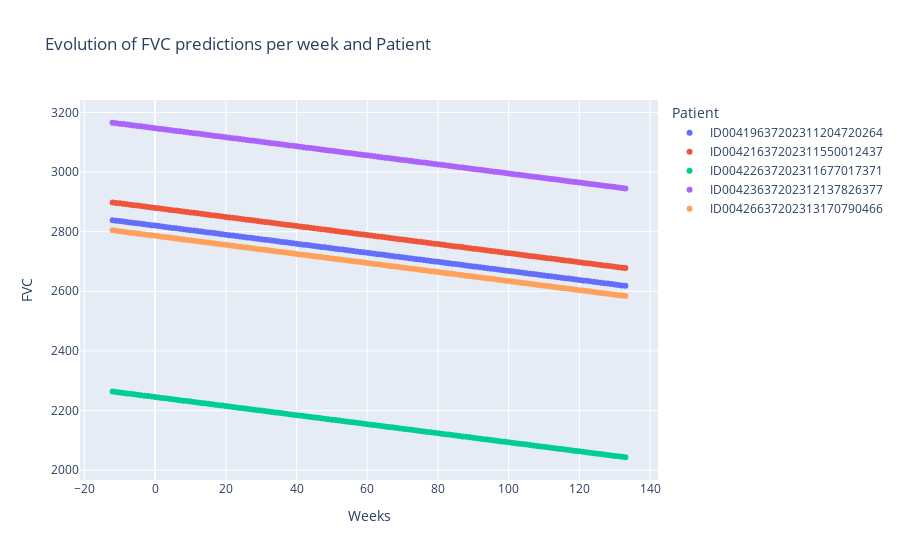
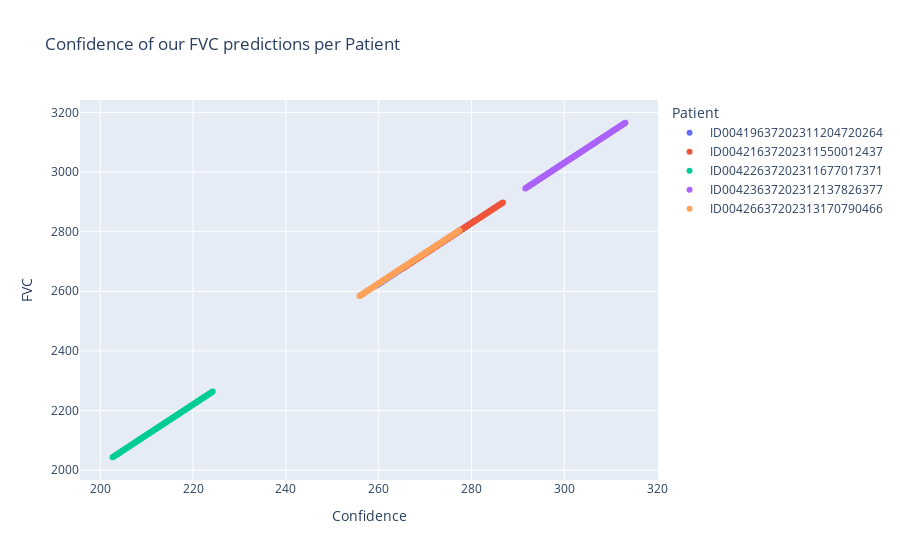

Write notebook code for charts like these, in order.
### Code cell
def plot_results(results_df):
    plot_results_df = results_df.copy()
    # remove the duplicate as a consequence of using test.csv and sample_submission.csv
    plot_results_df = plot_results_df.drop_duplicates()
    plot_results_df['Weeks'] = plot_results_df['Patient_Week'].apply(lambda x: int(x.split('_')[-1]))
    plot_results_df['Patient'] = plot_results_df['Patient_Week'].apply(lambda x: str(x.split('_')[0]))
    fig1 = px.scatter(plot_results_df, x="Weeks", y="FVC", color='Patient', title='Evolution of FVC predictions per week and Patient')
    fig1.show()
    fig2 = px.scatter(plot_results_df, x="Confidence", y="FVC", color='Patient', title='Confidence of our FVC predictions per Patient')
    fig2.show()

plot_results(results_df)

### Figure 1 — Plotly figure (JSON) as saved in the notebook; plotly's stock layout.template omitted (floating-point values rounded to 4 significant figures; data arrays with more than 128 entries replaced by an {"elided": "..."} marker saying what was removed)
{"data": [{"hovertemplate": "Patient=ID00419637202311204720264<br>Weeks=%{x}<br>FVC=%{y}<extra></extra>", "legendgroup": "ID00419637202311204720264", "marker": {"color": "#636efa", "symbol": "circle"}, "mode": "markers", "name": "ID00419637202311204720264", "orientation": "v", "showlegend": true, "type": "scatter", "x": {"elided": "146 int values"}, "xaxis": "x", "y": {"elided": "146 float values"}, "yaxis": "y"}, {"hovertemplate": "Patient=ID00421637202311550012437<br>Weeks=%{x}<br>FVC=%{y}<extra></extra>", "legendgroup": "ID00421637202311550012437", "marker": {"color": "#EF553B", "symbol": "circle"}, "mode": "markers", "name": "ID00421637202311550012437", "orientation": "v", "showlegend": true, "type": "scatter", "x": {"elided": "146 int values"}, "xaxis": "x", "y": {"elided": "146 float values"}, "yaxis": "y"}, {"hovertemplate": "Patient=ID00422637202311677017371<br>Weeks=%{x}<br>FVC=%{y}<extra></extra>", "legendgroup": "ID00422637202311677017371", "marker": {"color": "#00cc96", "symbol": "circle"}, "mode": "markers", "name": "ID00422637202311677017371", "orientation": "v", "showlegend": true, "type": "scatter", "x": {"elided": "146 int values"}, "xaxis": "x", "y": {"elided": "146 float values"}, "yaxis": "y"}, {"hovertemplate": "Patient=ID00423637202312137826377<br>Weeks=%{x}<br>FVC=%{y}<extra></extra>", "legendgroup": "ID00423637202312137826377", "marker": {"color": "#ab63fa", "symbol": "circle"}, "mode": "markers", "name": "ID00423637202312137826377", "orientation": "v", "showlegend": true, "type": "scatter", "x": {"elided": "146 int values"}, "xaxis": "x", "y": {"elided": "146 float values"}, "yaxis": "y"}, {"hovertemplate": "Patient=ID00426637202313170790466<br>Weeks=%{x}<br>FVC=%{y}<extra></extra>", "legendgroup": "ID00426637202313170790466", "marker": {"color": "#FFA15A", "symbol": "circle"}, "mode": "markers", "name": "ID00426637202313170790466", "orientation": "v", "showlegend": true, "type": "scatter", "x": {"elided": "146 int values"}, "xaxis": "x", "y": {"elided": "146 float values"}, "yaxis": "y"}], "layout": {"legend": {"title": {"text": "Patient"}, "tracegroupgap": 0}, "title": {"text": "Evolution of FVC predictions per week and Patient"}, "xaxis": {"anchor": "y", "domain": [0, 1], "title": {"text": "Weeks"}}, "yaxis": {"anchor": "x", "domain": [0, 1], "title": {"text": "FVC"}}}}

### Figure 2 — Plotly figure (JSON) as saved in the notebook; plotly's stock layout.template omitted (floating-point values rounded to 4 significant figures; data arrays with more than 128 entries replaced by an {"elided": "..."} marker saying what was removed)
{"data": [{"hovertemplate": "Patient=ID00419637202311204720264<br>Confidence=%{x}<br>FVC=%{y}<extra></extra>", "legendgroup": "ID00419637202311204720264", "marker": {"color": "#636efa", "symbol": "circle"}, "mode": "markers", "name": "ID00419637202311204720264", "orientation": "v", "showlegend": true, "type": "scatter", "x": {"elided": "146 float values"}, "xaxis": "x", "y": {"elided": "146 float values"}, "yaxis": "y"}, {"hovertemplate": "Patient=ID00421637202311550012437<br>Confidence=%{x}<br>FVC=%{y}<extra></extra>", "legendgroup": "ID00421637202311550012437", "marker": {"color": "#EF553B", "symbol": "circle"}, "mode": "markers", "name": "ID00421637202311550012437", "orientation": "v", "showlegend": true, "type": "scatter", "x": {"elided": "146 float values"}, "xaxis": "x", "y": {"elided": "146 float values"}, "yaxis": "y"}, {"hovertemplate": "Patient=ID00422637202311677017371<br>Confidence=%{x}<br>FVC=%{y}<extra></extra>", "legendgroup": "ID00422637202311677017371", "marker": {"color": "#00cc96", "symbol": "circle"}, "mode": "markers", "name": "ID00422637202311677017371", "orientation": "v", "showlegend": true, "type": "scatter", "x": {"elided": "146 float values"}, "xaxis": "x", "y": {"elided": "146 float values"}, "yaxis": "y"}, {"hovertemplate": "Patient=ID00423637202312137826377<br>Confidence=%{x}<br>FVC=%{y}<extra></extra>", "legendgroup": "ID00423637202312137826377", "marker": {"color": "#ab63fa", "symbol": "circle"}, "mode": "markers", "name": "ID00423637202312137826377", "orientation": "v", "showlegend": true, "type": "scatter", "x": {"elided": "146 float values"}, "xaxis": "x", "y": {"elided": "146 float values"}, "yaxis": "y"}, {"hovertemplate": "Patient=ID00426637202313170790466<br>Confidence=%{x}<br>FVC=%{y}<extra></extra>", "legendgroup": "ID00426637202313170790466", "marker": {"color": "#FFA15A", "symbol": "circle"}, "mode": "markers", "name": "ID00426637202313170790466", "orientation": "v", "showlegend": true, "type": "scatter", "x": {"elided": "146 float values"}, "xaxis": "x", "y": {"elided": "146 float values"}, "yaxis": "y"}], "layout": {"legend": {"title": {"text": "Patient"}, "tracegroupgap": 0}, "title": {"text": "Confidence of our FVC predictions per Patient"}, "xaxis": {"anchor": "y", "domain": [0, 1], "title": {"text": "Confidence"}}, "yaxis": {"anchor": "x", "domain": [0, 1], "title": {"text": "FVC"}}}}
